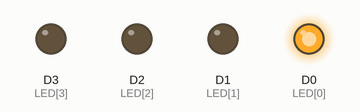
Recording of a sketch running on a simulated ESP8266 (NodeMCU). On the bench: output pins drawn as LEDs (lit = HIGH).

Above: at 0.5 s.
At 1.5 s:
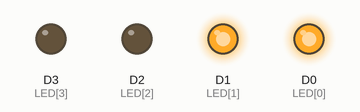
At 2.5 s:
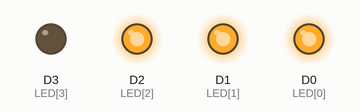
At 3.5 s:
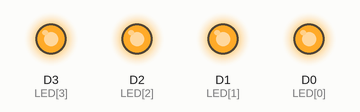
At 4.5 s:
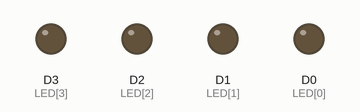
Timing chart, 0 to 6.5 s (numbered marks = the images above):
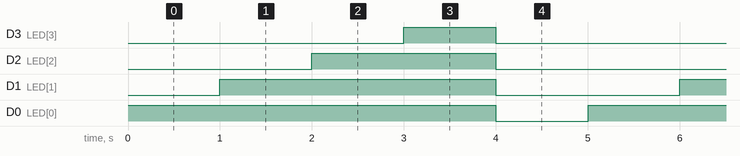

Measured:
- by itself, D3 (LED[3]): alternates HIGH for 1.0 s and LOW for 4.0 s
- by itself, D2 (LED[2]): alternates HIGH for 2.0 s and LOW for 3.0 s
- by itself, D1 (LED[1]): alternates HIGH for 3.0 s and LOW for 2.0 s
- by itself, D0 (LED[0]): alternates HIGH for 4.0 s and LOW for 1.0 s

The sketch:

Praktikum_3___Running_LED_Menyala_Berurutan.ino
```cpp
// Program variasi LED oleh Indobot.co.id
int LED[] = {D0, D1, D2, D3};

void setup() {
  // program ini berfungsi sebagai inisialisasi LED pin menggunakan pin 0, 1, 2, dan 3
  for (int i = 0; i <= 3; i++) {
    pinMode(LED[i], OUTPUT);
  }
}

void loop() {
  // program untuk menyalakan LED secara berurutan
  for (int i = 0; i <= 3; i++) {
    digitalWrite(LED[i], HIGH);
    delay(1000);
  }
  // ketika semua LED sudah menyala, maka 1 detik kemudian, semua LED dimatikan agar dapat berulang-ulang
  for (int i = 0; i <= 3; i++) {
    digitalWrite(LED[i], LOW);
  }
  delay(1000); // tambahkan delay 1 detik agar setelah semua LED menyala, ada jeda sebelum kembali ke awal
}
```
